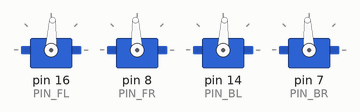
This sketch was run on a simulated SparkFun Pro Micro, built with avr-gcc and run on an emulated ATmega32U4. On the bench: 4 × servo. What the sketch prints to the serial monitor is not drawn.

Above: at 0.85 s.
At 1.15 s:
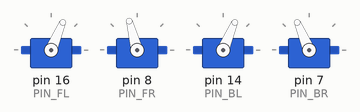
At 1.45 s:
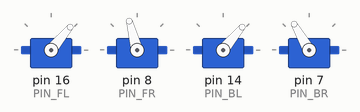
At 2.1 s:
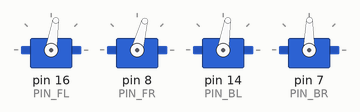
At 2.7 s:
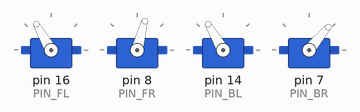
At 3.35 s:
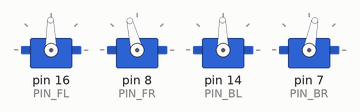
Timing chart, 0 to 6.7 s (numbered marks = the images above):
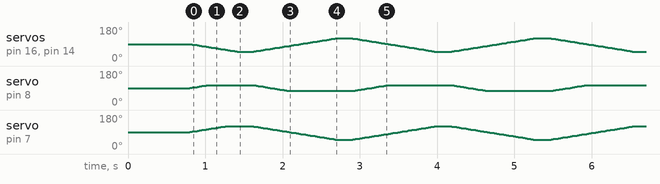

The sketch:

scoutwalker_2_2.ino
```cpp
/* * 4-Servo Quadruped Crawl Gait (LANL Edition ScoutWalker 2.2)
 * Arduino Pro Micro *
 * Hardware map (as specified):
 * FL -> pin 16
 * FR -> pin 8
 * BL -> pin 14
 * BR -> pin 7
 *
 * LANL GAIT ENGINE:
 * Implements Mark Tilden's phase-opposition dual-oscillator logic.
 * Diagonal leg pairs move simultaneously in inverted states: while one
 * diagonal pair drives the Power Stroke (down/plant), the other diagonal
 * pair instantly shifts to the Recovery Stroke (up/lift).
 */

#include <Servo.h>

// ---------------- Mode switch ----------------
// 1 = CALIBRATION MODE: center servos for horn mounting, then jog
// one leg at a time over Serial to find its real PLANT (down)
// and LIFT (up) angles. Gait does NOT run in this mode.
// 0 = GAIT MODE: runs the walking sequence using the angle arrays
// below. Only switch to this after calibration is done.
#define CALIBRATION_MODE 0

// ---------------- Pin map ----------------
#define PIN_FL 16
#define PIN_FR 8
#define PIN_BL 14
#define PIN_BR 7
#define CENTER_ANGLE 90 // neutral position for mounting servo horns

// ---------------- Servo objects ----------------
Servo servoFL, servoFR, servoBL, servoBR;

// ---------------- Leg indices ----------------
enum LegID { FL = 0, FR = 1, BL = 2, BR = 3 };
const uint8_t NUM_LEGS = 4;
const char* legName[NUM_LEGS] = { "FL", "FR", "BL", "BR" };
Servo* legServo[NUM_LEGS] = { &servoFL, &servoFR, &servoBL, &servoBR };

// ---------------- Calibration: per-leg angles ----------------
// plantAngle = foot DOWN, planted, bearing body weight
// liftAngle = foot UP, clear of the ground, reaching for next step
//
// Fill these in AFTER running calibration mode. Values below are
// Gently reduce the FR limits to prevent it from over-lifting or pushing too low
int plantAngle[NUM_LEGS] = { 120, 105, 50, 50 }; // Narrowed FR down to 105
int liftAngle[NUM_LEGS]  = { 50,  75, 120, 120 }; // Narrowed FR up to 75

// Tracks each leg's current commanded angle so moves are always
// interpolated from where the leg actually is.
int currentAngle[NUM_LEGS];

// ---------------- LANL Gait timing ----------------
// Controls the simultaneous transition speed of all legs (lower = faster)
const uint8_t LANL_STEP_DELAY_MS = 15;
// Time spent holding the stance at the peak of each stroke cycle
const uint16_t LANL_PHASE_HOLD_MS = 200;

// ---------------- LANL Concurrent Phase Transition Engine ----------------
// This replicates the analog bicore network by stepping all four legs concurrently
// toward their targets, mimicking true physical nervous system behavior.
void executeLANLPhase(int targetFL, int targetFR, int targetBL, int targetBR) {
  int targets[NUM_LEGS] = { targetFL, targetFR, targetBL, targetBR };
  bool allDone = false;

  while (!allDone) {
    allDone = true;
    for (uint8_t i = 0; i < NUM_LEGS; i++) {
      if (currentAngle[i] != targets[i]) {
        currentAngle[i] += (targets[i] > currentAngle[i]) ? 1 : -1;
        legServo[i]->write(currentAngle[i]);
        allDone = false;
      }
    }
    delay(LANL_STEP_DELAY_MS); // Synchronization clock cycle
  }
}

// Sends all four servos straight to CENTER_ANGLE.
void centerAllServos() {
  for (uint8_t i = 0; i < NUM_LEGS; i++) {
    currentAngle[i] = CENTER_ANGLE;
    legServo[i]->write(CENTER_ANGLE);
  }
  Serial.print(F("All legs centered to "));
  Serial.println(CENTER_ANGLE);
}

#if CALIBRATION_MODE
// ---------------- Calibration mode ----------------
String serialLine;

int legIndexFromName(const String& name) {
  for (uint8_t i = 0; i < NUM_LEGS; i++) {
    if (name.equalsIgnoreCase(legName[i])) return i;
  }
  return -1;
}

void printAllAngles() {
  for (uint8_t i = 0; i < NUM_LEGS; i++) {
    Serial.print(legName[i]);
    Serial.print(F("="));
    Serial.print(currentAngle[i]);
    Serial.print(F(" "));
  }
  Serial.println();
}

void handleSerialLine(String line) {
  line.trim();
  if (line.length() == 0) return;
  if (line.equalsIgnoreCase("c")) {
    centerAllServos();
    return;
  }
  if (line == "?") {
    printAllAngles();
    return;
  }
  int spaceIdx = line.indexOf(' ');
  if (spaceIdx <= 0) {
    Serial.println(F("Unrecognized. Use: c | ? | <LEG> <ANGLE>"));
    return;
  }
  String legStr = line.substring(0, spaceIdx);
  String angleStr = line.substring(spaceIdx + 1);
  angleStr.trim();
  int idx = legIndexFromName(legStr);
  if (idx < 0) {
    Serial.println(F("Unknown leg. Use FL, FR, BL, or BR."));
    return;
  }
  int angle = angleStr.toInt();
  angle = constrain(angle, 0, 180);
  currentAngle[idx] = angle;
  legServo[idx]->write(angle);
  Serial.print(legName[idx]);
  Serial.print(F(" -> "));
  Serial.println(angle);
}

void setup() {
  Serial.begin(115200);
  servoFL.attach(PIN_FL);
  servoFR.attach(PIN_FR);
  servoBL.attach(PIN_BL);
  servoBR.attach(PIN_BR);
  centerAllServos();
  Serial.println(F("=== CALIBRATION MODE ==="));
  Serial.println(F("Servos centered. Mount horns now if needed."));
  Serial.println(F("Commands: c (center all) | ? (show angles) | <LEG> <ANGLE> e.g. FR 105"));
}

void loop() {
  while (Serial.available()) {
    char c = Serial.read();
    if (c == '\n') {
      handleSerialLine(serialLine);
      serialLine = "";
    } else if (c != '\r') {
      serialLine += c;
    }
  }
}

#else
// ---------------- LANL Active Gait mode ----------------
void setup() {
  servoFL.attach(PIN_FL);
  servoFR.attach(PIN_FR);
  servoBL.attach(PIN_BL);
  servoBR.attach(PIN_BR);

  centerAllServos();
  delay(300);

  // Establish an initial split configuration before beginning sequence
  for (uint8_t i = 0; i < NUM_LEGS; i++) {
    currentAngle[i] = CENTER_ANGLE;
  }
  delay(500);
}

void loop() {
  // PHASE A: Pair 1 (FR + BL) Plants DOWN while Pair 2 (FL + BR) Lifts UP
  executeLANLPhase(liftAngle[FL], plantAngle[FR], plantAngle[BL], liftAngle[BR]);
  delay(LANL_PHASE_HOLD_MS);

  // PHASE B: Pair 1 (FR + BL) Lifts UP while Pair 2 (FL + BR) Plants DOWN
  executeLANLPhase(plantAngle[FL], liftAngle[FR], liftAngle[BL], plantAngle[BR]);
  delay(LANL_PHASE_HOLD_MS);
}
#endif
```
